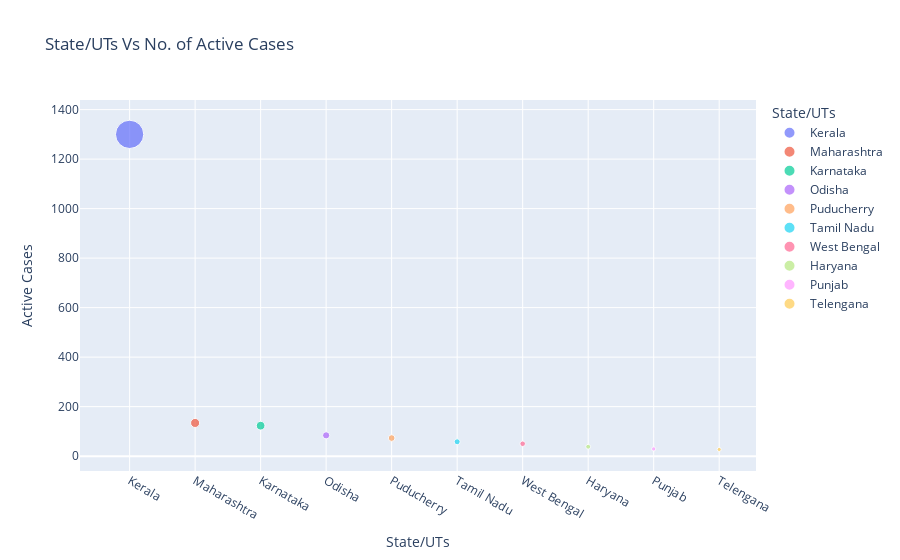

Notebook code for this chart:
### Code cell
x = df[['State/UTs','Active']].sort_values(by = 'Active',ascending=False)[:10]['State/UTs'].values
y = df[['State/UTs','Active']].sort_values(by = 'Active',ascending=False)[:10]['Active'].values

df1 = pd.DataFrame({'State/UTs':x,
                  'Active Cases':y })

fig = px.scatter(df1, 
             x='State/UTs', 
             y='Active Cases',
             color='State/UTs',
             title='State/UTs Vs No. of Active Cases',
                 size='Active Cases'
            )
fig.show()

### Figure 1 — Plotly figure (JSON) as saved in the notebook; plotly's stock layout.template omitted (floating-point values rounded to 4 significant figures)
{"data": [{"hovertemplate": "State/UTs=%{x}<br>Active Cases=%{marker.size}<extra></extra>", "legendgroup": "Kerala", "marker": {"color": "#636efa", "size": [1300], "sizemode": "area", "sizeref": 3.25, "symbol": "circle"}, "mode": "markers", "name": "Kerala", "orientation": "v", "showlegend": true, "type": "scatter", "x": ["Kerala"], "xaxis": "x", "y": [1300], "yaxis": "y"}, {"hovertemplate": "State/UTs=%{x}<br>Active Cases=%{marker.size}<extra></extra>", "legendgroup": "Maharashtra", "marker": {"color": "#EF553B", "size": [134], "sizemode": "area", "sizeref": 3.25, "symbol": "circle"}, "mode": "markers", "name": "Maharashtra", "orientation": "v", "showlegend": true, "type": "scatter", "x": ["Maharashtra"], "xaxis": "x", "y": [134], "yaxis": "y"}, {"hovertemplate": "State/UTs=%{x}<br>Active Cases=%{marker.size}<extra></extra>", "legendgroup": "Karnataka", "marker": {"color": "#00cc96", "size": [123], "sizemode": "area", "sizeref": 3.25, "symbol": "circle"}, "mode": "markers", "name": "Karnataka", "orientation": "v", "showlegend": true, "type": "scatter", "x": ["Karnataka"], "xaxis": "x", "y": [123], "yaxis": "y"}, {"hovertemplate": "State/UTs=%{x}<br>Active Cases=%{marker.size}<extra></extra>", "legendgroup": "Odisha", "marker": {"color": "#ab63fa", "size": [84], "sizemode": "area", "sizeref": 3.25, "symbol": "circle"}, "mode": "markers", "name": "Odisha", "orientation": "v", "showlegend": true, "type": "scatter", "x": ["Odisha"], "xaxis": "x", "y": [84], "yaxis": "y"}, {"hovertemplate": "State/UTs=%{x}<br>Active Cases=%{marker.size}<extra></extra>", "legendgroup": "Puducherry", "marker": {"color": "#FFA15A", "size": [73], "sizemode": "area", "sizeref": 3.25, "symbol": "circle"}, "mode": "markers", "name": "Puducherry", "orientation": "v", "showlegend": true, "type": "scatter", "x": ["Puducherry"], "xaxis": "x", "y": [73], "yaxis": "y"}, {"hovertemplate": "State/UTs=%{x}<br>Active Cases=%{marker.size}<extra></extra>", "legendgroup": "Tamil Nadu", "marker": {"color": "#19d3f3", "size": [58], "sizemode": "area", "sizeref": 3.25, "symbol": "circle"}, "mode": "markers", "name": "Tamil Nadu", "orientation": "v", "showlegend": true, "type": "scatter", "x": ["Tamil Nadu"], "xaxis": "x", "y": [58], "yaxis": "y"}, {"hovertemplate": "State/UTs=%{x}<br>Active Cases=%{marker.size}<extra></extra>", "legendgroup": "West Bengal", "marker": {"color": "#FF6692", "size": [50], "sizemode": "area", "sizeref": 3.25, "symbol": "circle"}, "mode": "markers", "name": "West Bengal", "orientation": "v", "showlegend": true, "type": "scatter", "x": ["West Bengal"], "xaxis": "x", "y": [50], "yaxis": "y"}, {"hovertemplate": "State/UTs=%{x}<br>Active Cases=%{marker.size}<extra></extra>", "legendgroup": "Haryana", "marker": {"color": "#B6E880", "size": [38], "sizemode": "area", "sizeref": 3.25, "symbol": "circle"}, "mode": "markers", "name": "Haryana", "orientation": "v", "showlegend": true, "type": "scatter", "x": ["Haryana"], "xaxis": "x", "y": [38], "yaxis": "y"}, {"hovertemplate": "State/UTs=%{x}<br>Active Cases=%{marker.size}<extra></extra>", "legendgroup": "Punjab", "marker": {"color": "#FF97FF", "size": [29], "sizemode": "area", "sizeref": 3.25, "symbol": "circle"}, "mode": "markers", "name": "Punjab", "orientation": "v", "showlegend": true, "type": "scatter", "x": ["Punjab"], "xaxis": "x", "y": [29], "yaxis": "y"}, {"hovertemplate": "State/UTs=%{x}<br>Active Cases=%{marker.size}<extra></extra>", "legendgroup": "Telengana", "marker": {"color": "#FECB52", "size": [27], "sizemode": "area", "sizeref": 3.25, "symbol": "circle"}, "mode": "markers", "name": "Telengana", "orientation": "v", "showlegend": true, "type": "scatter", "x": ["Telengana"], "xaxis": "x", "y": [27], "yaxis": "y"}], "layout": {"legend": {"itemsizing": "constant", "title": {"text": "State/UTs"}, "tracegroupgap": 0}, "title": {"text": "State/UTs Vs No. of Active Cases"}, "xaxis": {"anchor": "y", "categoryarray": ["Kerala", "Maharashtra", "Karnataka", "Odisha", "Puducherry", "Tamil Nadu", "West Bengal", "Haryana", "Punjab", "Telengana"], "categoryorder": "array", "domain": [0, 1], "title": {"text": "State/UTs"}}, "yaxis": {"anchor": "x", "domain": [0, 1], "title": {"text": "Active Cases"}}}}
